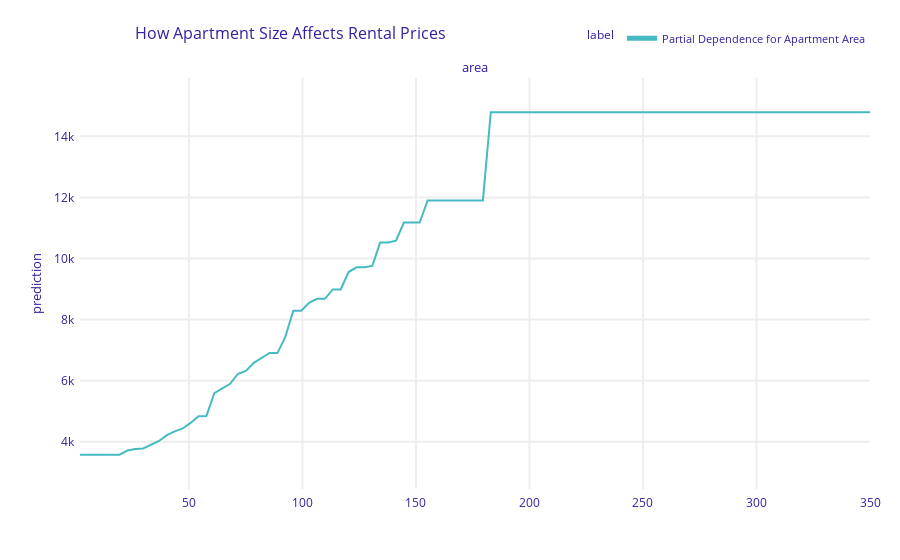

Write notebook code for a chart like this one.
### Code cell
pdp_area = explainer.model_profile(
    variables=["area"],
    N=100,
    type="partial",
    label="Partial Dependence for Apartment Area"
)

# Customize and plot using proper parameters
plt.figure(figsize=(12, 6))
pdp_area.plot(
    title="How Apartment Size Affects Rental Prices",
)

# Post-plot customization using matplotlib
ax = plt.gca()
lines = ax.get_lines()
lines[0].set_linewidth(2.5)  # Directly set linewidth via matplotlib

plt.xlabel("Area (sqm)", fontsize=12)
plt.ylabel("Predicted Price Impact (PLN)", fontsize=12)
plt.grid(alpha=0.2)
plt.axhline(0, color='black', linestyle='--', alpha=0.5)
plt.show()

### Figure 1 — Plotly figure (JSON) as saved in the notebook; plotly's stock layout.template omitted (floating-point values rounded to 4 significant figures; data arrays with more than 128 entries replaced by an {"elided": "..."} marker saying what was removed)
{"data": [{"customdata": {"elided": "101x3 mixed values"}, "hovertemplate": "<b>%{hovertext}</b><br><br>prediction=%{y:.3f}<br>mean_prediction=%{customdata[0]:.3f}<extra></extra>", "hovertext": ["Partial Dependence for Apartment Area", "Partial Dependence for Apartment Area", "Partial Dependence for Apartment Area", "Partial Dependence for Apartment Area", "Partial Dependence for Apartment Area", "Partial Dependence for Apartment Area", "Partial Dependence for Apartment Area", "Partial Dependence for Apartment Area", "Partial Dependence for Apartment Area", "Partial Dependence for Apartment Area", "Partial Dependence for Apartment Area", "Partial Dependence for Apartment Area", "Partial Dependence for Apartment Area", "Partial Dependence for Apartment Area", "Partial Dependence for Apartment Area", "Partial Dependence for Apartment Area", "Partial Dependence for Apartment Area", "Partial Dependence for Apartment Area", "Partial Dependence for Apartment Area", "Partial Dependence for Apartment Area", "Partial Dependence for Apartment Area", "Partial Dependence for Apartment Area", "Partial Dependence for Apartment Area", "Partial Dependence for Apartment Area", "Partial Dependence for Apartment Area", "Partial Dependence for Apartment Area", "Partial Dependence for Apartment Area", "Partial Dependence for Apartment Area", "Partial Dependence for Apartment Area", "Partial Dependence for Apartment Area", "Partial Dependence for Apartment Area", "Partial Dependence for Apartment Area", "Partial Dependence for Apartment Area", "Partial Dependence for Apartment Area", "Partial Dependence for Apartment Area", "Partial Dependence for Apartment Area", "Partial Dependence for Apartment Area", "Partial Dependence for Apartment Area", "Partial Dependence for Apartment Area", "Partial Dependence for Apartment Area", "Partial Dependence for Apartment Area", "Partial Dependence for Apartment Area", "Partial Dependence for Apartment Area", "Partial Dependence for Apartment Area", "Partial Dependence for Apartment Area", "Partial Dependence for Apartment Area", "Partial Dependence for Apartment Area", "Partial Dependence for Apartment Area", "Partial Dependence for Apartment Area", "Partial Dependence for Apartment Area", "Partial Dependence for Apartment Area", "Partial Dependence for Apartment Area", "Partial Dependence for Apartment Area", "Partial Dependence for Apartment Area", "Partial Dependence for Apartment Area", "Partial Dependence for Apartment Area", "Partial Dependence for Apartment Area", "Partial Dependence for Apartment Area", "Partial Dependence for Apartment Area", "Partial Dependence for Apartment Area", "Partial Dependence for Apartment Area", "Partial Dependence for Apartment Area", "Partial Dependence for Apartment Area", "Partial Dependence for Apartment Area", "Partial Dependence for Apartment Area", "Partial Dependence for Apartment Area", "Partial Dependence for Apartment Area", "Partial Dependence for Apartment Area", "Partial Dependence for Apartment Area", "Partial Dependence for Apartment Area", "Partial Dependence for Apartment Area", "Partial Dependence for Apartment Area", "Partial Dependence for Apartment Area", "Partial Dependence for Apartment Area", "Partial Dependence for Apartment Area", "Partial Dependence for Apartment Area", "Partial Dependence for Apartment Area", "Partial Dependence for Apartment Area", "Partial Dependence for Apartment Area", "Partial Dependence for Apartment Area", "Partial Dependence for Apartment Area", "Partial Dependence for Apartment Area", "Partial Dependence for Apartment Area", "Partial Dependence for Apartment Area", "Partial Dependence for Apartment Area", "Partial Dependence for Apartment Area", "Partial Dependence for Apartment Area", "Partial Dependence for Apartment Area", "Partial Dependence for Apartment Area", "Partial Dependence for Apartment Area", "Partial Dependence for Apartment Area", "Partial Dependence for Apartment Area", "Partial Dependence for Apartment Area", "Partial Dependence for Apartment Area", "Partial Dependence for Apartment Area", "Partial Dependence for Apartment Area", "Partial Dependence for Apartment Area", "Partial Dependence for Apartment Area", "Partial Dependence for Apartment Area", "Partial Dependence for Apartment Area", "Partial Dependence for Apartment Area"], "legendgroup": "Partial Dependence for Apartment Area", "line": {"color": "#46bac2", "dash": "solid", "width": 2}, "marker": {"symbol": "circle"}, "mode": "lines", "name": "Partial Dependence for Apartment Area", "opacity": 1, "orientation": "v", "showlegend": true, "type": "scatter", "x": [2, 5.48, 8.96, 12.44, 15.92, 19.4, 22.88, 26.36, 29.84, 33.32, 36.8, 40.28, 43.76, 47.24, 50.72, 54.2, 57.68, 61.16, 64.64, 68.12, 71.6, 75.08, 78.56, 82.04, 85.52, 89, 92.48, 95.96, 99.44, 102.9, 106.4, 109.9, 113.4, 116.8, 120.3, 123.8, 127.3, 130.8, 134.2, 137.7, 141.2, 144.7, 148.2, 151.6, 155.1, 158.6, 162.1, 165.6, 169.0, 172.5, 176, 179.5, 183.0, 186.4, 189.9, 193.4, 196.9, 200.4, 203.8, 207.3, 210.8, 214.3, 217.8, 221.2, 224.7, 228.2, 231.7, 235.2, 238.6, 242.1, 245.6, 249.1, 252.6, 256.0, 259.5, 263, 266.5, 270.0, 273.4, 276.9, 280.4, 283.9, 287.4, 290.8, 294.3, 297.8, 301.3, 304.8, 308.2, 311.7, 315.2, 318.7, 322.2, 325.6, 329.1, 332.6, 336.1, 339.6, 343.0, 346.5, 350], "xaxis": "x", "y": [3575.0, 3575.0, 3575.0, 3575.0, 3575.0, 3575.0, 3712.0, 3762.0, 3783.0, 3910.0, 4026.0, 4218.0, 4341.0, 4435.0, 4618.0, 4838.0, 4840.0, 5592.0, 5751.0, 5897.0, 6228.0, 6323.0, 6583.0, 6737.0, 6908.0, 6904.0, 7442.0, 8294.0, 8294.0, 8547.0, 8679.0, 8679.0, 8987.0, 8987.0, 9557.0, 9712.0, 9712.0, 9758.0, 10530.0, 10530.0, 10580.0, 11180.0, 11180.0, 11180.0, 11900.0, 11900.0, 11900.0, 11900.0, 11900.0, 11900.0, 11900.0, 11900.0, 14790.0, 14790.0, 14790.0, 14790.0, 14790.0, 14790.0, 14790.0, 14790.0, 14790.0, 14790.0, 14790.0, 14790.0, 14790.0, 14790.0, 14790.0, 14790.0, 14790.0, 14790.0, 14790.0, 14790.0, 14790.0, 14790.0, 14790.0, 14790.0, 14790.0, 14790.0, 14790.0, 14790.0, 14790.0, 14790.0, 14790.0, 14790.0, 14790.0, 14790.0, 14790.0, 14790.0, 14790.0, 14790.0, 14790.0, 14790.0, 14790.0, 14790.0, 14790.0, 14790.0, 14790.0, 14790.0, 14790.0, 14790.0, 14790.0], "yaxis": "y"}], "layout": {"annotations": [{"font": {"size": 13}, "showarrow": false, "text": "area", "x": 0.5, "xanchor": "center", "xref": "paper", "y": 1, "yanchor": "bottom", "yref": "paper"}, {"font": {"size": 13}, "showarrow": false, "text": "prediction", "textangle": -90, "x": -0.07, "xref": "paper", "y": 0.5, "yref": "paper"}], "autosize": true, "font": {"color": "#371ea3"}, "hovermode": "x unified", "legend": {"font": {"size": 11}, "itemsizing": "constant", "orientation": "h", "title": {"font": {"size": 12}, "text": "label"}, "tracegroupgap": 0, "x": 1, "xanchor": "right", "y": 1.061, "yanchor": "bottom"}, "margin": {"b": 71, "r": 30, "t": 78}, "title": {"font": {"size": 16}, "text": "How Apartment Size Affects Rental Prices", "x": 0.15}, "xaxis": {"anchor": "y", "automargin": true, "autorange": true, "domain": [0, 1], "fixedrange": true, "gridwidth": 2, "range": [2, 350], "showticklabels": true, "tickcolor": "white", "ticklen": 3, "ticks": "outside", "title": {"text": ""}, "type": "linear", "zeroline": false}, "yaxis": {"anchor": "x", "automargin": true, "domain": [0, 1], "fixedrange": true, "gridwidth": 2, "range": [2454.0, 15910.0], "tickcolor": "white", "ticklen": 3, "ticks": "outside", "title": {"text": ""}, "type": "linear", "zeroline": false}}}
